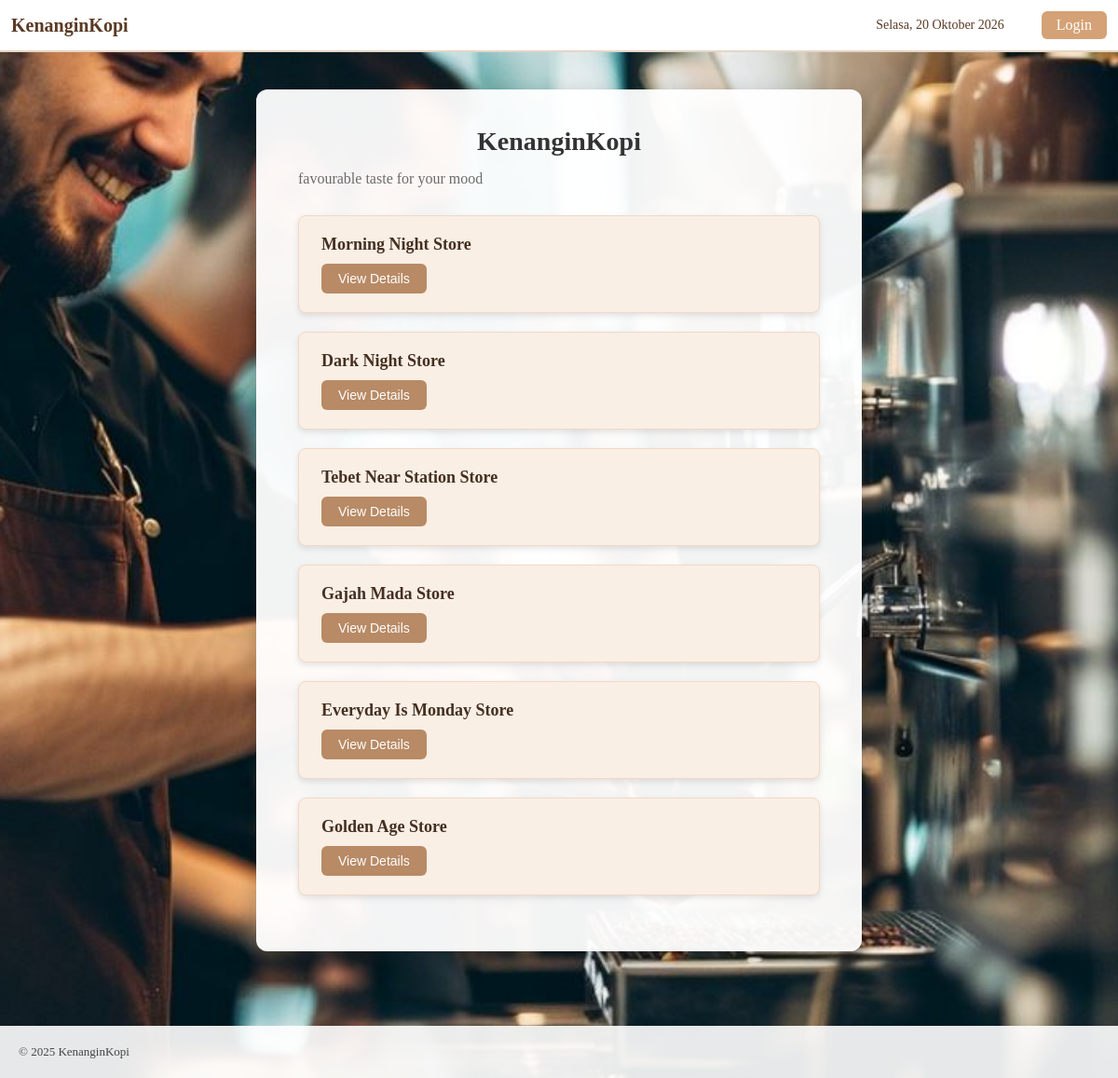
The app's page /home.php with its own data.
### tables this page shows
CREATE TABLE Store (
    store_id INT AUTO_INCREMENT PRIMARY KEY,
    store_name VARCHAR(100) NOT NULL,
    store_location VARCHAR(50) NOT NULL
);

### home.php (the view, shortened to what this page needs)
<?php
require 'db.php';
$result = $conn->query("SELECT store_id, store_name FROM store");
?>
<!DOCTYPE html>
<html lang="en">
<head>
<link rel="stylesheet" href="style.css">
</head>
<body>
<?php include 'navbar.php'; ?>
<main class="page">
    <section class="card">
        <h2 class="card-title">KenanginKopi</h2>
        <p>favourable taste for your mood</p>
        <?php if ($result->num_rows > 0): ?>
            <?php while ($row = $result->fetch_assoc()): ?>
                <section class="store-card">
                    <h3><?= htmlspecialchars($row['store_name']) ?></h3>
                    <a href="store_detail.php?store_id=<?= $row['store_id'] ?>" class="view-btn">
                        <button>View Details</button>
                    </a>
                </section>
            <?php endwhile; ?>
        <?php else: ?>
            <p>No store available.</p>
        <?php endif; ?>
    </section>
</main>
<footer>© 2025 KenanginKopi</footer>
</body>
</html>

### style.css (style rules this page uses)
html, body { width: 100%; margin: 0; padding: 0; font-family: "Poppins", sans-serif; background-image: url('./kopi\ 2.jpg'); background-size: cover; background-position: center; background-attachment: fixed; }
.page { display: flex; justify-content: center; padding: 40px 0; }
.card { background-color: rgba(255, 255, 255, 0.9); width: 650px; padding: 40px; border-radius: 12px; box-shadow: 0 8px 24px rgba(0, 0, 0, 0.2); }
.card-title { margin-top: 0; font-size: 26px; text-align: left; font-weight: 600; color: #333; }
.card p { text-align: left; color: #6b6b6b; margin-top: -10px; margin-bottom: 30px; }
.store-card { background-color: #faefe4; border: 1px solid #f2d8c8; padding: 20px 24px; border-radius: 8px; margin-bottom: 20px; box-shadow: 0 3px 6px rgba(0, 0, 0, 0.1); width: 100%; max-width: 580px; margin-left: auto; margin-right: auto; box-shadow: 0 3px 6px rgba(0, 0, 0, 0.1); }
.store-card h3 { margin: 0 0 10px 0; font-size: 18px; color: #442f22; }
.store-card button { background-color: #b88a65; color: white; border: none; padding: 8px 18px; border-radius: 6px; cursor: pointer; font-size: 14px; transition: 0.2s; }
.page { display: flex; justify-content: center; padding-top: 60px; padding-bottom: 60px; }
.card { background-color: rgba(255, 255, 255, 0.95); width: 650px; padding: 40px 45px; border-radius: 12px; box-shadow: 0 8px 24px rgba(0, 0, 0, 0.25); }
.card-title { margin: 0; font-size: 28px; text-align: center; font-weight: 600; margin-bottom: 25px; color: #333; }
footer { margin-top: 40px; display: flex; text-align: center; padding: 20px; color: #444; font-size: 13px; background-color: rgba(255, 255, 255, 0.9); }
* { box-sizing: border-box; }
body { margin: 0; font-family: "Georgia", "Times New Roman", serif; background-image: url('assets/bg-coffee.jpg'); background-size: cover; background-position: center; color: #3f2f24; -webkit-font-smoothing: antialiased; -moz-osx-font-smoothing: grayscale; }
.page { display: flex; justify-content: center; padding-top: 40px; padding-bottom: 60px; }
body { margin: 0; font-family: Cambria, serif; background-image: url('bg_coffee.jpg'); background-size: cover; background-attachment: fixed; }
.page { display: flex; justify-content: center; padding-top: 130px; }

### records on screen
store: store_name "Morning Night Store"
store: store_name "Dark Night Store"
store: store_name "Tebet Near Station Store"
store: store_name "Gajah Mada Store"
store: store_name "Everyday Is Monday Store"
store: store_name "Golden Age Store"
